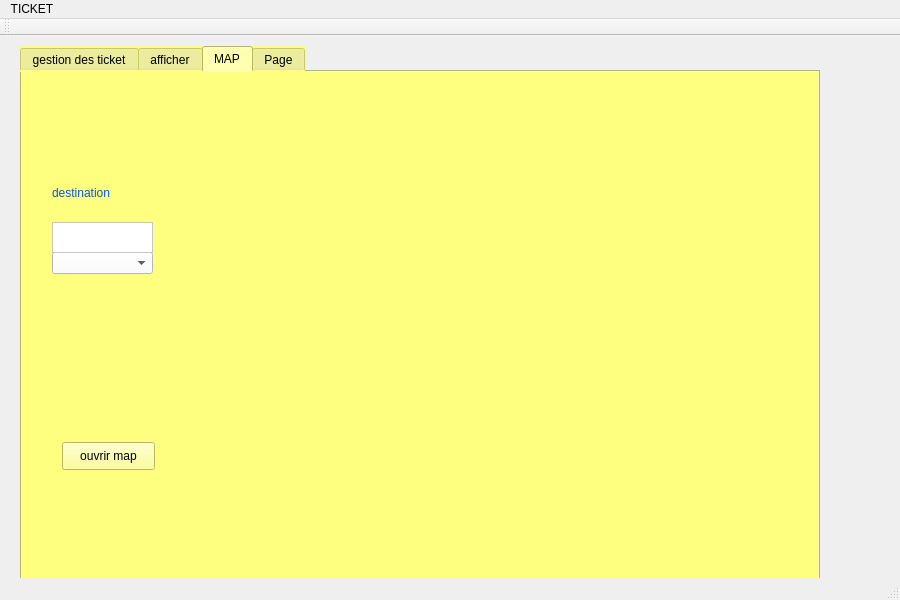
<?xml version="1.0" encoding="UTF-8"?>
<ui version="4.0">
 <class>MainWindow3</class>
 <widget class="QMainWindow" name="MainWindow3">
  <property name="geometry">
   <rect>
    <x>0</x>
    <y>0</y>
    <width>900</width>
    <height>600</height>
   </rect>
  </property>
  <property name="windowTitle">
   <string>Gestion des Clients</string>
  </property>
  <widget class="QWidget" name="centralWidget">
   <widget class="QTabWidget" name="supprimer">
    <property name="geometry">
     <rect>
      <x>20</x>
      <y>10</y>
      <width>800</width>
      <height>600</height>
     </rect>
    </property>
    <property name="minimumSize">
     <size>
      <width>800</width>
      <height>600</height>
     </size>
    </property>
    <property name="maximumSize">
     <size>
      <width>400</width>
      <height>300</height>
     </size>
    </property>
    <property name="whatsThis">
     <string>&lt;html&gt;&lt;head/&gt;&lt;body&gt;&lt;p&gt;&lt;br/&gt;&lt;/p&gt;&lt;/body&gt;&lt;/html&gt;</string>
    </property>
    <property name="styleSheet">
     <string notr="true">
background-color: rgb(255, 255, 127);</string>
    </property>
    <property name="currentIndex">
     <number>2</number>
    </property>
    <widget class="QWidget" name="tab_3">
     <attribute name="title">
      <string>gestion des ticket</string>
     </attribute>
     <widget class="QLabel" name="label">
      <property name="geometry">
       <rect>
        <x>20</x>
        <y>50</y>
        <width>91</width>
        <height>31</height>
       </rect>
      </property>
      <property name="styleSheet">
       <string notr="true">color: rgb(0, 85, 255);
font: 75 11pt &quot;MS Shell Dlg 2&quot;;</string>
      </property>
      <property name="text">
       <string>Referance</string>
      </property>
     </widget>
     <widget class="QLineEdit" name="le_referance_2">
      <property name="geometry">
       <rect>
        <x>130</x>
        <y>50</y>
        <width>113</width>
        <height>22</height>
       </rect>
      </property>
      <property name="styleSheet">
       <string notr="true">background-color: rgb(255, 255, 255);</string>
      </property>
     </widget>
     <widget class="QLabel" name="label_2">
      <property name="geometry">
       <rect>
        <x>20</x>
        <y>140</y>
        <width>56</width>
        <height>16</height>
       </rect>
      </property>
      <property name="styleSheet">
       <string notr="true">color: rgb(0, 85, 255);
font: 75 11pt &quot;MS Shell Dlg 2&quot;;</string>
      </property>
      <property name="text">
       <string>Prix</string>
      </property>
     </widget>
     <widget class="QLineEdit" name="le_prix_2">
      <property name="geometry">
       <rect>
        <x>130</x>
        <y>140</y>
        <width>113</width>
        <height>22</height>
       </rect>
      </property>
      <property name="styleSheet">
       <string notr="true">
background-color: rgb(255, 255, 255);</string>
      </property>
     </widget>
     <widget class="QLabel" name="label_3">
      <property name="geometry">
       <rect>
        <x>20</x>
        <y>90</y>
        <width>101</width>
        <height>31</height>
       </rect>
      </property>
      <property name="styleSheet">
       <string notr="true">color: rgb(0, 85, 255);
font: 75 11pt &quot;MS Shell Dlg 2&quot;;</string>
      </property>
      <property name="text">
       <string>Destination</string>
      </property>
     </widget>
     <widget class="QLineEdit" name="le_destination_2">
      <property name="geometry">
       <rect>
        <x>130</x>
        <y>100</y>
        <width>113</width>
        <height>22</height>
       </rect>
      </property>
      <property name="styleSheet">
       <string notr="true">
background-color: rgb(255, 255, 255);</string>
      </property>
     </widget>
     <widget class="QPushButton" name="qb_ajouter">
      <property name="geometry">
       <rect>
        <x>50</x>
        <y>460</y>
        <width>93</width>
        <height>28</height>
       </rect>
      </property>
      <property name="text">
       <string>Ajouter ticket</string>
      </property>
     </widget>
     <widget class="QPushButton" name="qb_modifier">
      <property name="geometry">
       <rect>
        <x>280</x>
        <y>460</y>
        <width>93</width>
        <height>28</height>
       </rect>
      </property>
      <property name="text">
       <string>Modifier ticket</string>
      </property>
     </widget>
     <widget class="QPushButton" name="qb_revenu">
      <property name="geometry">
       <rect>
        <x>640</x>
        <y>460</y>
        <width>93</width>
        <height>28</height>
       </rect>
      </property>
      <property name="text">
       <string>Revenu </string>
      </property>
     </widget>
     <widget class="QLabel" name="label_12">
      <property name="geometry">
       <rect>
        <x>20</x>
        <y>180</y>
        <width>91</width>
        <height>31</height>
       </rect>
      </property>
      <property name="styleSheet">
       <string notr="true">color: rgb(0, 85, 255);
font: 75 11pt &quot;MS Shell Dlg 2&quot;;</string>
      </property>
      <property name="text">
       <string>date</string>
      </property>
     </widget>
     <widget class="QLineEdit" name="le_date_2">
      <property name="geometry">
       <rect>
        <x>130</x>
        <y>190</y>
        <width>113</width>
        <height>22</height>
       </rect>
      </property>
      <property name="styleSheet">
       <string notr="true">
background-color: rgb(255, 255, 255);</string>
      </property>
     </widget>
     <widget class="QLabel" name="label_13">
      <property name="geometry">
       <rect>
        <x>20</x>
        <y>220</y>
        <width>91</width>
        <height>31</height>
       </rect>
      </property>
      <property name="styleSheet">
       <string notr="true">color: rgb(0, 85, 255);
font: 75 11pt &quot;MS Shell Dlg 2&quot;;</string>
      </property>
      <property name="text">
       <string>depart</string>
      </property>
     </widget>
     <widget class="QLineEdit" name="le_depart">
      <property name="geometry">
       <rect>
        <x>130</x>
        <y>230</y>
        <width>113</width>
        <height>22</height>
       </rect>
      </property>
      <property name="styleSheet">
       <string notr="true">
background-color: rgb(255, 255, 255);</string>
      </property>
     </widget>
     <widget class="QLabel" name="label_14">
      <property name="geometry">
       <rect>
        <x>20</x>
        <y>260</y>
        <width>91</width>
        <height>31</height>
       </rect>
      </property>
      <property name="styleSheet">
       <string notr="true">color: rgb(0, 85, 255);
font: 75 11pt &quot;MS Shell Dlg 2&quot;;</string>
      </property>
      <property name="text">
       <string>arrive</string>
      </property>
     </widget>
     <widget class="QLineEdit" name="le_arrive_2">
      <property name="geometry">
       <rect>
        <x>130</x>
        <y>270</y>
        <width>113</width>
        <height>22</height>
       </rect>
      </property>
      <property name="styleSheet">
       <string notr="true">
background-color: rgb(255, 255, 255);</string>
      </property>
     </widget>
     <widget class="QLabel" name="label_5">
      <property name="geometry">
       <rect>
        <x>240</x>
        <y>-10</y>
        <width>671</width>
        <height>551</height>
       </rect>
      </property>
      <property name="text">
       <string/>
      </property>
      <property name="pixmap">
       <pixmap>../logo final.png</pixmap>
      </property>
     </widget>
     <widget class="QComboBox" name="comboBox">
      <property name="geometry">
       <rect>
        <x>240</x>
        <y>50</y>
        <width>61</width>
        <height>21</height>
       </rect>
      </property>
     </widget>
     <widget class="QPushButton" name="qb_supprimer">
      <property name="geometry">
       <rect>
        <x>450</x>
        <y>460</y>
        <width>101</width>
        <height>28</height>
       </rect>
      </property>
      <property name="text">
       <string>Supprimer ticket</string>
      </property>
     </widget>
     <widget class="QLabel" name="le_revenu1">
      <property name="geometry">
       <rect>
        <x>655</x>
        <y>420</y>
        <width>81</width>
        <height>31</height>
       </rect>
      </property>
      <property name="text">
       <string/>
      </property>
     </widget>
     <zorder>label_5</zorder>
     <zorder>label</zorder>
     <zorder>le_referance_2</zorder>
     <zorder>label_2</zorder>
     <zorder>le_prix_2</zorder>
     <zorder>label_3</zorder>
     <zorder>le_destination_2</zorder>
     <zorder>qb_ajouter</zorder>
     <zorder>qb_modifier</zorder>
     <zorder>qb_revenu</zorder>
     <zorder>label_12</zorder>
     <zorder>le_date_2</zorder>
     <zorder>label_13</zorder>
     <zorder>le_depart</zorder>
     <zorder>label_14</zorder>
     <zorder>le_arrive_2</zorder>
     <zorder>comboBox</zorder>
     <zorder>qb_supprimer</zorder>
     <zorder>le_revenu1</zorder>
    </widget>
    <widget class="QWidget" name="tab">
     <attribute name="title">
      <string>afficher</string>
     </attribute>
     <widget class="QTableView" name="tab_tickets">
      <property name="geometry">
       <rect>
        <x>40</x>
        <y>90</y>
        <width>721</width>
        <height>411</height>
       </rect>
      </property>
      <property name="styleSheet">
       <string notr="true">background-color: rgb(255, 255, 255);</string>
      </property>
     </widget>
     <widget class="QRadioButton" name="trireferance">
      <property name="geometry">
       <rect>
        <x>100</x>
        <y>20</y>
        <width>185</width>
        <height>20</height>
       </rect>
      </property>
      <property name="text">
       <string>Trier Referance</string>
      </property>
     </widget>
     <widget class="QRadioButton" name="triprix">
      <property name="geometry">
       <rect>
        <x>300</x>
        <y>20</y>
        <width>185</width>
        <height>20</height>
       </rect>
      </property>
      <property name="text">
       <string>Trier Prix</string>
      </property>
     </widget>
     <widget class="QRadioButton" name="tritempsdepart">
      <property name="geometry">
       <rect>
        <x>550</x>
        <y>20</y>
        <width>185</width>
        <height>20</height>
       </rect>
      </property>
      <property name="text">
       <string>Trier temps depart</string>
      </property>
     </widget>
     <widget class="QLineEdit" name="lineEdit">
      <property name="geometry">
       <rect>
        <x>180</x>
        <y>50</y>
        <width>441</width>
        <height>22</height>
       </rect>
      </property>
      <property name="text">
       <string/>
      </property>
      <property name="placeholderText">
       <string>Rechercher</string>
      </property>
     </widget>
    </widget>
    <widget class="QWidget" name="tab_4">
     <attribute name="title">
      <string>MAP</string>
     </attribute>
     <widget class="QPushButton" name="pushButton_16">
      <property name="geometry">
       <rect>
        <x>40</x>
        <y>370</y>
        <width>93</width>
        <height>28</height>
       </rect>
      </property>
      <property name="text">
       <string>ouvrir map</string>
      </property>
     </widget>
     <widget class="QLabel" name="label_pic">
      <property name="geometry">
       <rect>
        <x>220</x>
        <y>30</y>
        <width>541</width>
        <height>461</height>
       </rect>
      </property>
      <property name="text">
       <string/>
      </property>
     </widget>
     <widget class="QLabel" name="label_4">
      <property name="geometry">
       <rect>
        <x>30</x>
        <y>100</y>
        <width>121</width>
        <height>41</height>
       </rect>
      </property>
      <property name="styleSheet">
       <string notr="true">color: rgb(0, 85, 255);
font: 75 11pt &quot;MS Shell Dlg 2&quot;;</string>
      </property>
      <property name="text">
       <string>destination</string>
      </property>
     </widget>
     <widget class="QComboBox" name="comboBox_2">
      <property name="geometry">
       <rect>
        <x>30</x>
        <y>180</y>
        <width>101</width>
        <height>22</height>
       </rect>
      </property>
      <property name="styleSheet">
       <string notr="true">background-color: rgb(255, 255, 255);</string>
      </property>
     </widget>
     <widget class="QTextEdit" name="textEdit">
      <property name="geometry">
       <rect>
        <x>30</x>
        <y>150</y>
        <width>101</width>
        <height>31</height>
       </rect>
      </property>
      <property name="styleSheet">
       <string notr="true">background-color: rgb(255, 255, 255);</string>
      </property>
     </widget>
    </widget>
    <widget class="QWidget" name="tab_2">
     <attribute name="title">
      <string>Page</string>
     </attribute>
     <widget class="QLabel" name="label_6">
      <property name="geometry">
       <rect>
        <x>60</x>
        <y>100</y>
        <width>91</width>
        <height>16</height>
       </rect>
      </property>
      <property name="styleSheet">
       <string notr="true">color: rgb(0, 85, 255);
font: 75 11pt &quot;MS Shell Dlg 2&quot;;
</string>
      </property>
      <property name="text">
       <string>QR code</string>
      </property>
     </widget>
     <widget class="QLineEdit" name="le_QR">
      <property name="geometry">
       <rect>
        <x>50</x>
        <y>140</y>
        <width>71</width>
        <height>22</height>
       </rect>
      </property>
      <property name="styleSheet">
       <string notr="true">background-color: rgb(255, 255, 255);</string>
      </property>
     </widget>
     <widget class="QPushButton" name="QR_code">
      <property name="geometry">
       <rect>
        <x>60</x>
        <y>350</y>
        <width>93</width>
        <height>28</height>
       </rect>
      </property>
      <property name="text">
       <string>choisir le code</string>
      </property>
     </widget>
     <widget class="QLabel" name="label_pic_2">
      <property name="geometry">
       <rect>
        <x>230</x>
        <y>10</y>
        <width>541</width>
        <height>461</height>
       </rect>
      </property>
      <property name="text">
       <string/>
      </property>
     </widget>
    </widget>
   </widget>
  </widget>
  <widget class="QMenuBar" name="menuBar">
   <property name="geometry">
    <rect>
     <x>0</x>
     <y>0</y>
     <width>900</width>
     <height>26</height>
    </rect>
   </property>
   <widget class="QMenu" name="menuTICKET">
    <property name="title">
     <string>TICKET</string>
    </property>
   </widget>
   <addaction name="menuTICKET"/>
  </widget>
  <widget class="QToolBar" name="mainToolBar">
   <attribute name="toolBarArea">
    <enum>TopToolBarArea</enum>
   </attribute>
   <attribute name="toolBarBreak">
    <bool>false</bool>
   </attribute>
  </widget>
  <widget class="QStatusBar" name="statusBar"/>
 </widget>
 <layoutdefault spacing="6" margin="11"/>
 <resources/>
 <connections/>
</ui>
